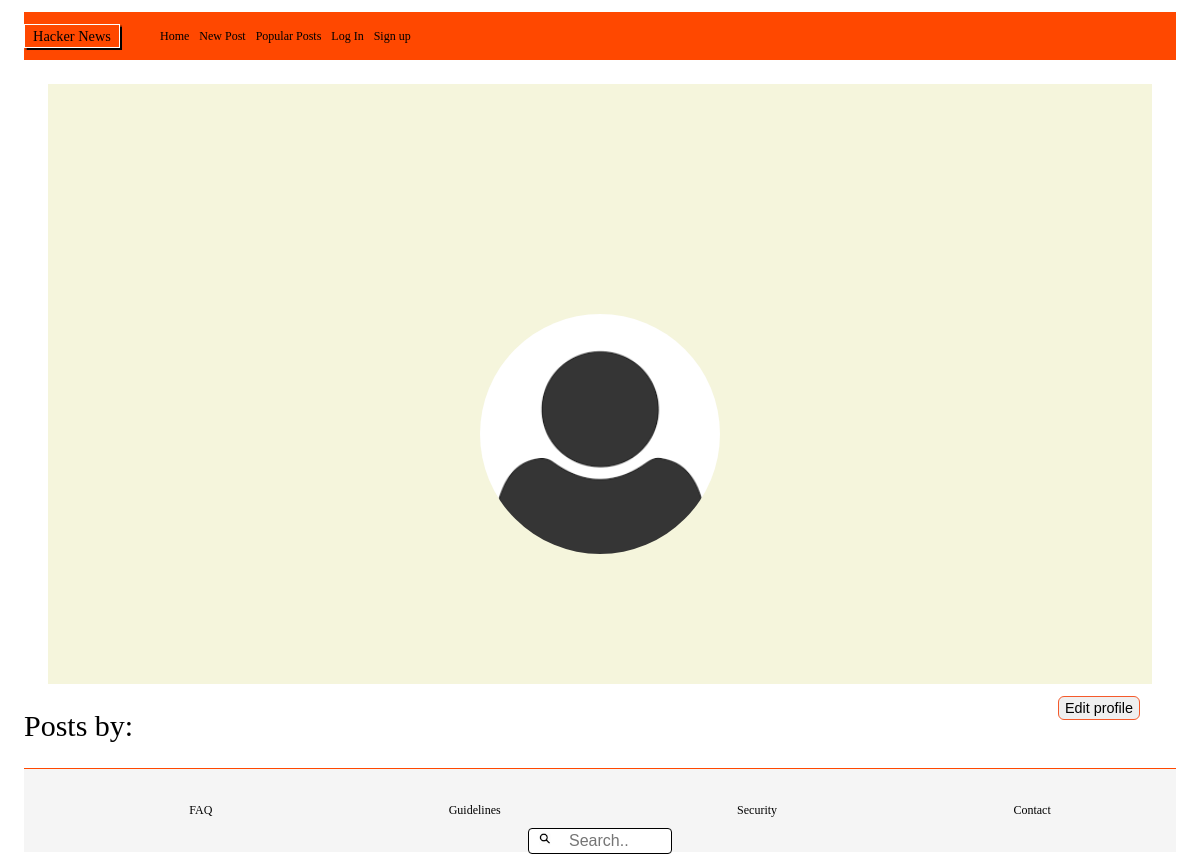
Page /profile.php?username=Felicia on the earlier database version.
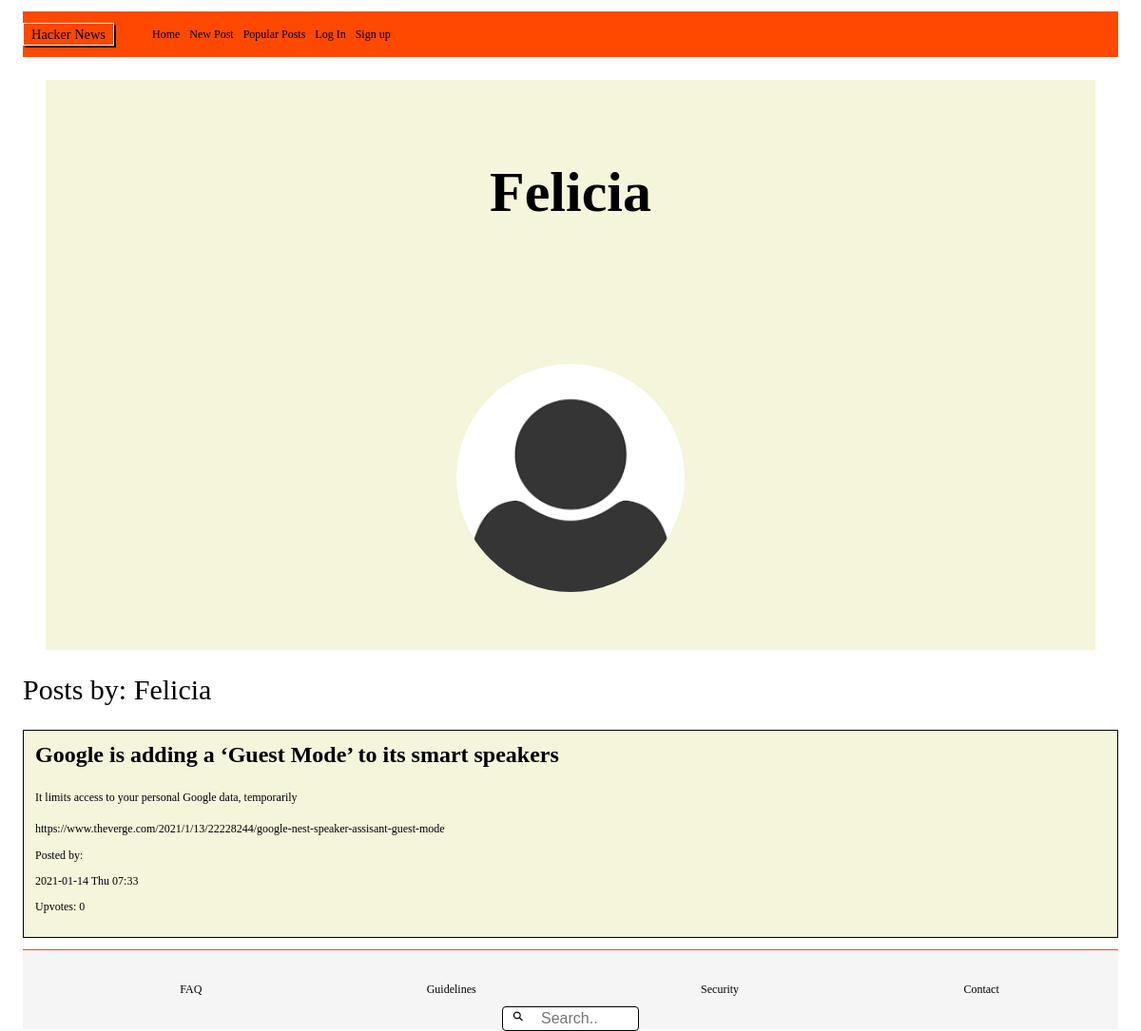
Same page on the later database version.
### tables this page shows
CREATE TABLE Users (
	"id" integer PRIMARY KEY AUTOINCREMENT,
	username varchar,
	first_name string,
	last_name string,
	email varchar,
	password varchar,
	avatar varchar,
	biography string
);

CREATE TABLE Posts (
	id integer PRIMARY KEY AUTOINCREMENT,
	title string,
	description string,
	post_url varchar,
	post_date datetime,
	user_id varchar,
	user_username varchar
);

### web/functions/userFunction.php (called while the page is built, shortened)
<?php
function fetchUser($pdo, $username)
{
    $database = ("SELECT id, username, email, password, avatar, biography FROM Users WHERE username = :username");
    $statement = $pdo->prepare($database);
    $statement->BindParam(':username', $username, PDO::PARAM_STR);
    $statement->execute();
    $userProfile = $statement->fetch(PDO::FETCH_ASSOC);
    return $userProfile;
}

### web/functions/postsFunction.php (called while the page is built, shortened)
<?php
function getUserPosts($pdo, $profileId)
{
    $database = ("SELECT Posts.id, title, description, post_url, post_date, user_id FROM Posts
INNER JOIN Users
ON Posts.user_id = Users.id
WHERE Users.id = :id
ORDER BY Posts.id DESC");
    $statement = $pdo->prepare($database);
    $statement->BindParam(':id', $profileId, PDO::PARAM_INT);
    $statement->execute();
    $userPosts = $statement->fetchAll(PDO::FETCH_ASSOC);
    return $userPosts;
}

### web/functions/upvoteFunctions.php (called while the page is built, shortened)
<?php
function countUpvotes($pdo, $postId)
{
    $database = ('SELECT COUNT(*) FROM Likes WHERE post_id = :postId');
    $statement = $pdo->prepare($database);
    $statement->bindParam(':postId', $postId, PDO::PARAM_INT);
    $statement->execute();
    $upvotes = $statement->fetch(PDO::FETCH_ASSOC);
    return $upvotes['COUNT(*)'];
}

### profile.php (the view, shortened to what this page needs)
<?php require __DIR__ . '/homepage/header.php'; ?>
<?php require __DIR__ . '/homepage/navbar.php'; ?>
<?php if (isset($_GET['username'])) {
    $username = filter_var($_GET['username'], FILTER_SANITIZE_STRING);
    $userProfile = fetchUser($pdo, $username);
    $profileId = $userProfile['id'];
    $userPosts = getUserPosts($pdo, $profileId);
} ?>
<article class="profile_container">
    <div class="profile_page">
        <div class="profile_image">
            <h1 class="profile_username"><?php echo $userProfile['username']; ?> </h1>
            <img class="p_image" src="<?php echo ($userProfile['avatar'] !== null) ? "/uploads/avatars/" . $userProfile['avatar'] : '/assets/profile_image_placeholder.png'; ?>" alt="Avatar image">
        </div>
    </div>
    <?php if ($profileId === $_SESSION['user']['id']) : ?>
        <a href="settings.php?username=<?php echo $_SESSION['user']['username']; ?> "><button class="edit_profile">Edit profile</button> </a>
    <?php endif; ?>
</article>
<section>
    <h2 class="user_post_title"> Posts by: <?php echo $userProfile['username']; ?> </h2>
    <?php if (is_array($userPosts)) {
        foreach ($userPosts as $userPost) :  ?>
            <?php $countUpvotes = countUpvotes($pdo, $userPost['id']); ?>
            <div class="posts_container">
                <div class="user_posts">
                    <h3 class="post_title"> <?php echo $userPost['title']; ?> </h3>
                    <p> <?php echo $userPost['description']; ?> </p>
                    <a href="<?php echo $userPost['post_url'] ?> "> <?php echo $userPost['post_url']; ?> </a>
                    <p> Posted by: <?php echo $_SESSION['user']['username']; ?> </p>
                    <p> <?php echo $userPost['post_date']; ?> </p>
                    <p> Upvotes: <?php echo $countUpvotes ?></p>
                </div>
            </div>
    <?php endforeach;
    } ?>
</section>
<?php require __DIR__ . '/homepage/footer.php'; ?>

### homepage/header.php (shortened to what this page needs)
<!DOCTYPE html>
<html lang="en">
<head>
    <link rel="stylesheet" href="/CSS Assests/index.css">
    <link rel="stylesheet" href="/CSS Assests/navBar.css">
    <link rel="stylesheet" href="/CSS Assests/footer.css">
    <link rel="stylesheet" href="/css assests/profile.css">
    <link rel="stylesheet" href="/css assests/settings.css">
    <link rel="stylesheet" href="/css assests/signUp.css">
    <link rel="stylesheet" href="/css assests/postCreator.css">
    <link rel="stylesheet" href="/css assests/loginPage.css">
    <link rel="stylesheet" href="/css assests/comments.css">
</head>

### homepage/navbar.php
<body>
    <div class="top_nav">
        <p class="page_title">Hacker News</p>
        <ul class="nav_bar">
            <li>
                <a <?php echo $_SERVER['SCRIPT_NAME'] === '/index.php' ? 'active' : ''; ?>" href="/index.php">Home</a>
            </li>
            <li>
                <a href="/postCreator.php"> New Post </a>
            </li>
            <li>
                <a <?php echo $_SERVER['SCRIPT_NAME'] === '/popularPosts.php' ? 'active' : ''; ?>" href="/popularPosts.php">Popular Posts</a>
            </li>
            <?php if (isset($_SESSION['user'])) : ?>
                <?php $user = $_SESSION['user'] ?>
                <li class="user_container">
                    <a style="color: blue;" href="/profile.php?username=<?php echo $_SESSION['user']['username']; ?>"> <?php echo $user['username']; ?> </a>
                    <img class="navbar_avatar" src="<?php echo ($user['avatar'] !== null) ? "/uploads/avatars/" . $user['avatar'] : 'assets/profile_image_placeholder.png'; ?>" id="avatar-image" alt="Avatar image">
                </li>
                <?php if (isset($_SESSION['user'])) : ?>
                    <li>
                        <a href="web/user/logout.php">Log Out</a>
                    </li>
                <?php endif; ?>
            <?php else : ?>
                <li>
                    <a href="loginPage.php">Log In</a>
                </li>
                <li>
                    <a href="signUp.php">Sign up</a>
                </li>
            <?php endif; ?>
        </ul>
    </div>

### homepage/footer.php
<footer class="endOfPage">
    <div class="footerListContainer">
        <ul class="footerList">
            <li> FAQ </li>
            <li> Guidelines </li>
            <li> Security </li>
            <li> Contact </li>
        </ul>
    </div>
    <div class="searchBar">
        <form class="searchBarMain">
            <input type="text" name="search" placeholder="Search..">
        </form>
    </div>
</footer>
</body>
</html>

### css assests/index.css (style rules this page uses)
* { box-sizing: border-box; font-size: 12px; }
body { height: 100vh; margin: 0; padding-top: 1rem; padding-left: 2rem; padding-right: 2rem; }

### css assests/navBar.css (style rules this page uses)
.top_nav { display: flex; align-items: center; flex-direction: row; width: 100%; background-color: rgb(255, 72, 0); height: 4rem; }
ul { display: flex; align-items: center; justify-content: space-between; gap: 10px; list-style: none; }
.page_title { display: flex; justify-content: center; align-items: center; font-size: 1.2rem; border: solid 1px white; box-shadow: 1px 1px 1px 0.5px black; height: 2rem; width: 8rem; }
a { text-decoration: none; color: black; }

### css assests/footer.css (style rules this page uses)
.endOfPage { height: 7rem; width: 100%; background-color: whitesmoke; border-top: 1px solid rgb(255, 72, 0); display: flex; align-items: center; justify-content: center; padding: 1rem; }
.searchBarMain input { width: 12rem; height: 1rem; box-sizing: border-box; border: 1px solid black; border-radius: 4px; font-size: 16px; background-color: white; background-image: url("/Assets/search-icon-png-5.png"); background-size: 1rem 1rem; background-position: 0.8rem 0.3rem; background-repeat: no-repeat; padding: 12px 20px 12px 40px; margin-top: 4rem; }
.searchBar { width: 77.5rem; height: 5rem; position: absolute; display: flex; justify-content: center; }
.footerListContainer { height: 100%; width: 100%; display: flex; justify-content: center; margin-top: 0.1rem; }
.footerList { width: 100%; display: flex; justify-content: space-around; flex-direction: row; }

### css assests/profile.css (style rules this page uses)
.profile_container { background: beige; margin: 2rem; }
.profile_page { display: flex; justify-content: center; }
.profile_username { font-size: 5rem; margin-top: 2rem; display: flex; justify-content: center; }
.profile_image { background-color: beige; width: 100vh; height: 60vh; display: flex; flex-direction: column; align-items: center; margin: 5rem; }
.p_image { width: 20rem; height: 20rem; border-radius: 20rem; margin-top: 5rem; }
.user_posts { font-size: 1.6rem; width: 100%; }
.user_post_title { font-size: 2.5rem; font-weight: 100; }
.post_title { font-size: 2rem; margin: 0; margin-bottom: 1em; }
.posts_container { display: flex; border: solid 1px black; margin-top: 0.2rem; padding: 1rem; margin-bottom: 1rem; background-color: beige; }
.edit_profile { font-size: 1.2rem; float: right; height: 2rem; border: solid 1px rgb(245, 90, 43); border-radius: 0.5rem; margin: 1rem; }

Differences in the rows shown:
added users: username "Felicia"
added posts: title "Google is adding a ‘Guest Mode’ to its smart speakers", description "It limits access to your personal Google data, temporarily", post_url "https://www.theverge.com/2021/1/13/22228244/google-nest-speaker-assisant-guest-mode", post_date "2021-01-14 Thu 07:33", countUpvotes "0"
Other differences:
text no longer shown: "Edit profile"
